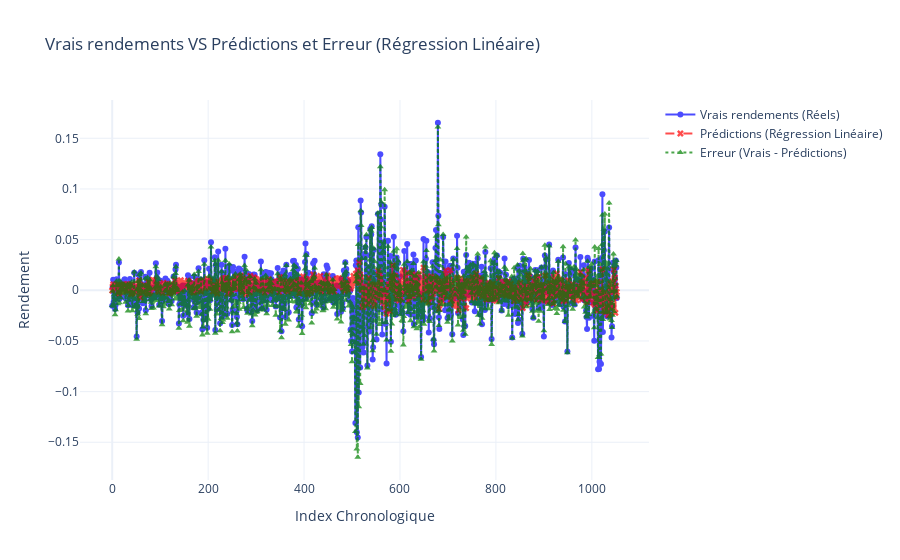

The notebook cell saved with this chart:
### Code cell
errors = np.array(y_test) - np.array(y_pred_lin)

fig = go.Figure()

# Ajout des vrais rendements
fig.add_trace(go.Scatter(
    x=list(range(len(y_test))),
    y=y_test,
    mode='lines+markers',
    name='Vrais rendements (Réels)',
    line=dict(color='blue', dash='solid'),
    marker=dict(symbol='circle'),
    opacity=0.7
))

# Ajout des prédictions
fig.add_trace(go.Scatter(
    x=list(range(len(y_pred_lin))),
    y=y_pred_lin,
    mode='lines+markers',
    name='Prédictions (Régression Linéaire)',
    line=dict(color='red', dash='dash'),
    marker=dict(symbol='x'),
    opacity=0.7
))

# Ajout des erreurs
fig.add_trace(go.Scatter(
    x=list(range(len(errors))),
    y=errors,
    mode='lines+markers',
    name='Erreur (Vrais - Prédictions)',
    line=dict(color='green', dash='dot'),
    marker=dict(symbol='triangle-up'),
    opacity=0.7
))

fig.update_layout(
    title="Vrais rendements VS Prédictions et Erreur (Régression Linéaire)",
    xaxis_title="Index Chronologique",
    yaxis_title="Rendement",
    legend=dict(font=dict(size=12)),
    grid=dict(rows=1, columns=1),
    template="plotly_white"
)

fig.show()

### Figure 1 — Plotly figure (JSON) as saved in the notebook; plotly's stock layout.template omitted (floating-point values rounded to 4 significant figures; data arrays with more than 128 entries replaced by an {"elided": "..."} marker saying what was removed)
{"data": [{"line": {"color": "blue", "dash": "solid"}, "marker": {"symbol": "circle"}, "mode": "lines+markers", "name": "Vrais rendements (Réels)", "opacity": 0.7, "type": "scatter", "x": {"elided": "1053 int values"}, "y": {"elided": "1053 float values"}}, {"line": {"color": "red", "dash": "dash"}, "marker": {"symbol": "x"}, "mode": "lines+markers", "name": "Prédictions (Régression Linéaire)", "opacity": 0.7, "type": "scatter", "x": {"elided": "1053 int values"}, "y": {"elided": "1053 float values"}}, {"line": {"color": "green", "dash": "dot"}, "marker": {"symbol": "triangle-up"}, "mode": "lines+markers", "name": "Erreur (Vrais - Prédictions)", "opacity": 0.7, "type": "scatter", "x": {"elided": "1053 int values"}, "y": {"elided": "1053 float values"}}], "layout": {"grid": {"columns": 1, "rows": 1}, "legend": {"font": {"size": 12}}, "title": {"text": "Vrais rendements VS Prédictions et Erreur (Régression Linéaire)"}, "xaxis": {"title": {"text": "Index Chronologique"}}, "yaxis": {"title": {"text": "Rendement"}}}}
